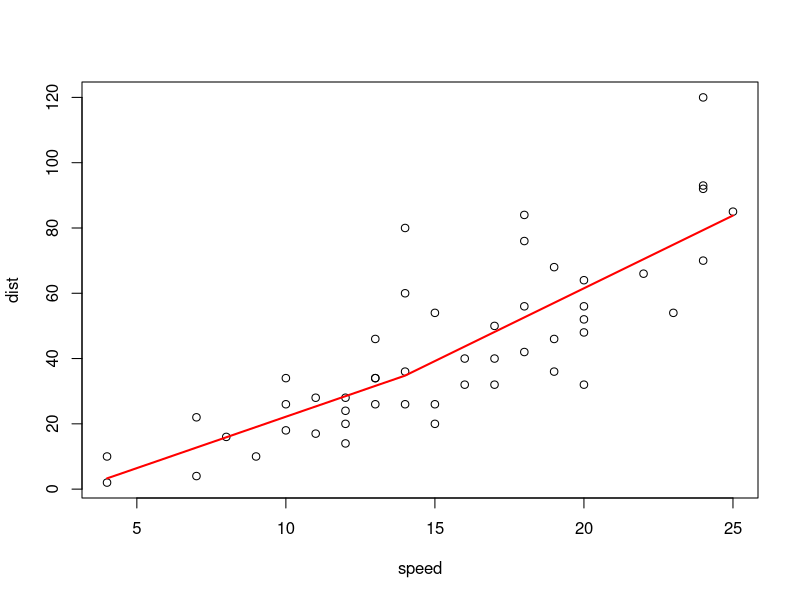
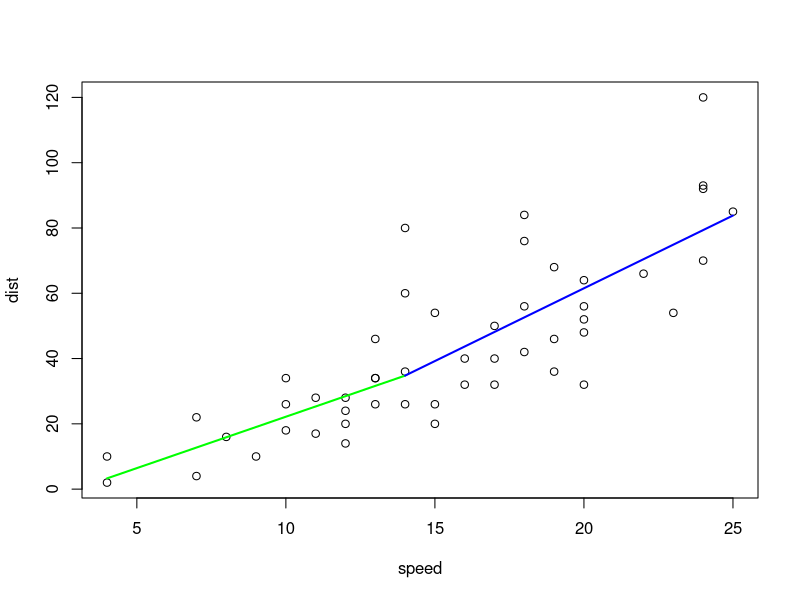
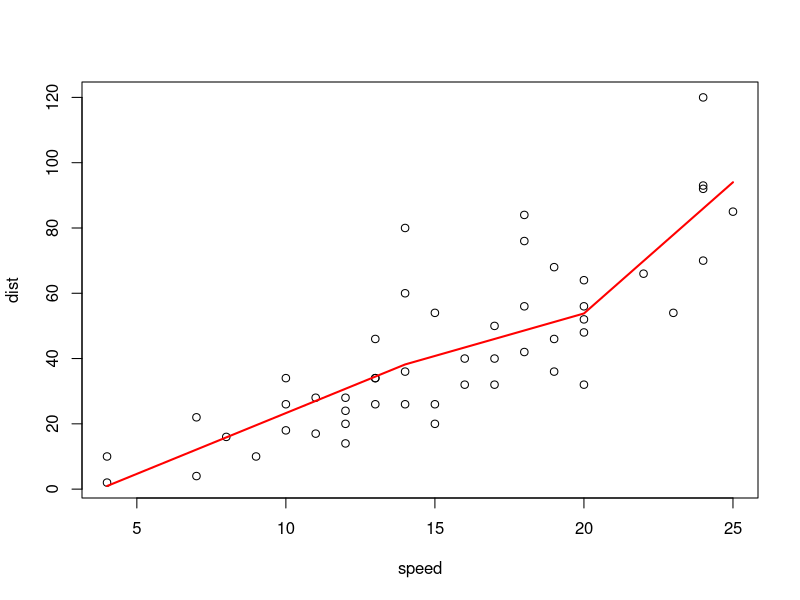
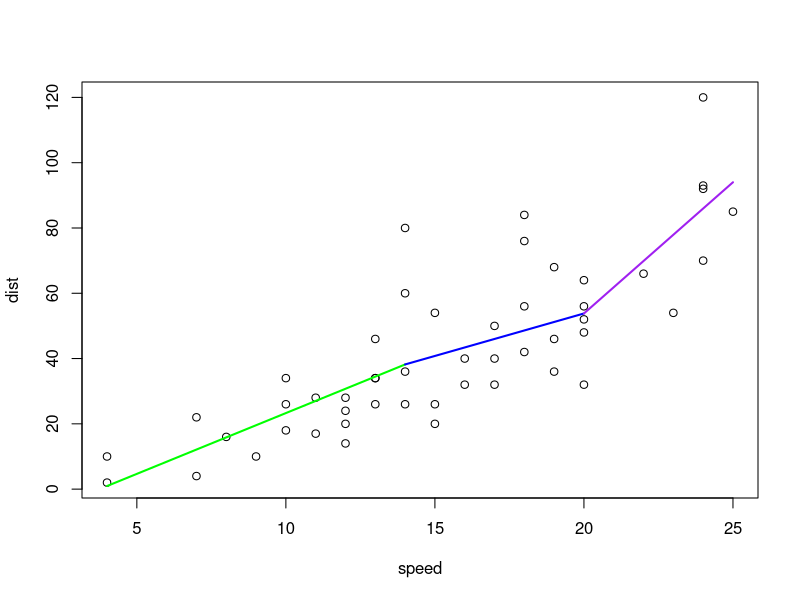
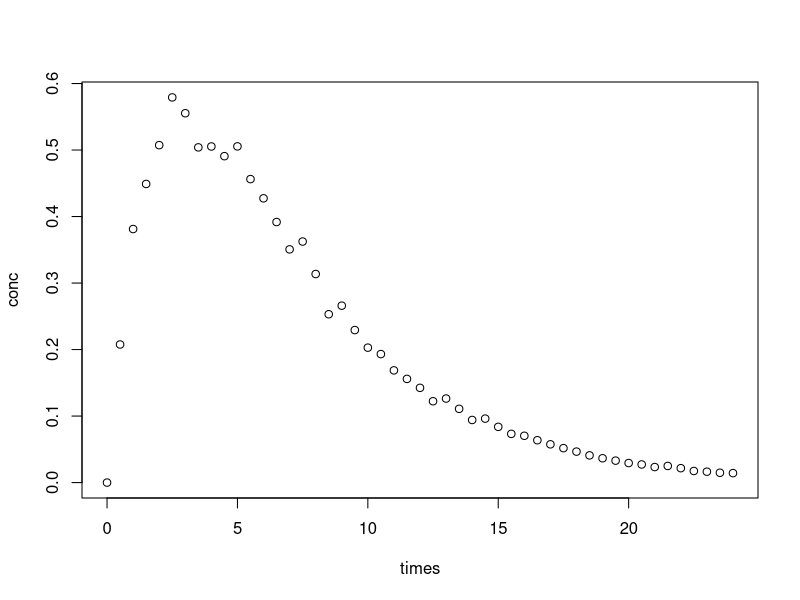
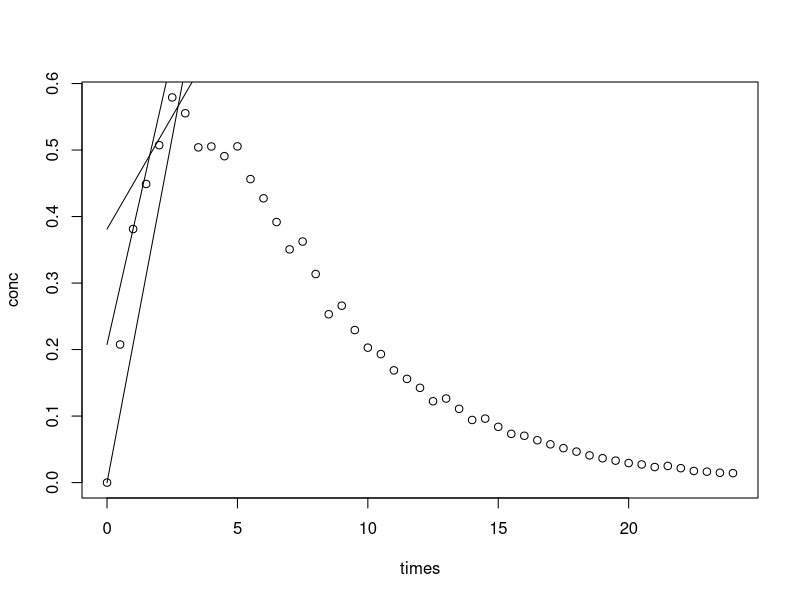
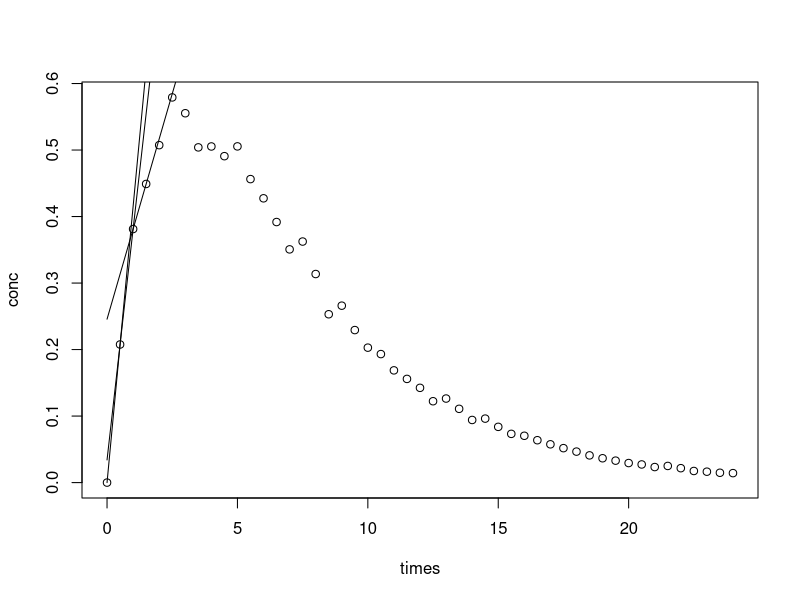
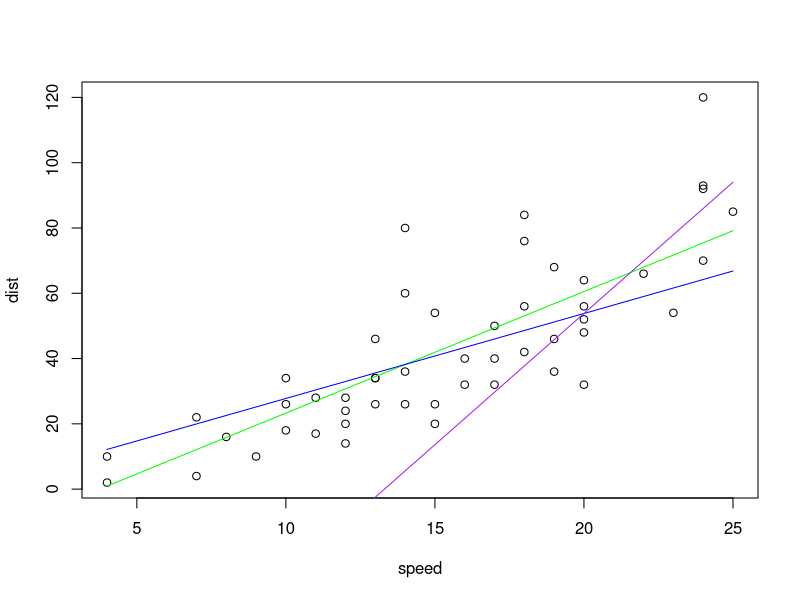

The R source for these figures, in order:
# Remove all current objects in the workspace
  rm(list = ls(all = TRUE))
  set.seed(123)

#  So, consider the following dataset, with the following spline regression,
  library(splines)
  K <- c(14)  # knots
  plot(cars)
  reg <- lm(dist ~ bs(speed, knots = c(K), degree = 1), data = cars)
  u <- seq(4, 25, by = 0.1)  # test model at these speeds
  B <- data.frame(speed = u)  # data.frame(speeds)
  Y <- predict(reg, newdata = B)  # predicted dist for the desired speeds
  lines(u, Y, lwd = 2, col = "red")

#  i.e. we have the following (nice) picture
#  But if we look at the output of the regression we get this
  summary(reg)

# Well we can replicate this
  plot(cars)
  u0 <- seq(0, 1, by = 0.01)  # splines run from 0 -> 1 (with the resolution of the curve dictated by how many points you ask for)
  v1 <- reg$coefficients[2]*u0 + reg$coefficients[1]  # here we calculate y = mx + c m = coefficient 2, c = coefficient 1
  x1 <- seq(min(cars$speed), K[1], length = length(u0))  # create times for plotting from first time: min(time), to the first knot: K[1]
  lines(x1, v1, col = "green", lwd = 2)  # draw the line
  u0 <- seq(0, 1, by = 0.01)  # set up the second section of spline
  v2 <- (reg$coefficients[3] - reg$coefficients[2])*u0 +
    reg$coefficients[1] +
    reg$coefficients[2]  # here we calculate m (as coefficient 3 - coefficient 2) and c (coefficient 1 + coefficient 2)
  x2 <- seq(K[1], max(cars$speed), length = length(u0))  # create times for plotting from the first knot: K[1], to the final time  first time: max(time)
  lines(x2, v2, col = "blue", lwd = 2)  # draw the second line

# But what about when things get more complex? Let's say with two knots!
  K <- c(14, 20)  # knots
  plot(cars)
  reg <- lm(dist ~ bs(speed, knots = c(K), degree = 1), data = cars)
  u <- seq(4, 25, by = 0.1)  # test model at these speeds
  B <- data.frame(speed = u)  # data.frame(speeds)
  Y <- predict(reg, newdata = B)  # predicted dist for the desired speeds
  lines(u, Y, lwd = 2, col = "red")

# This can be replicated as well!
  plot(cars)
### this part is all the same as with the one knot
  u0 <- seq(0, 1, by = 0.01)
  v1 <- reg$coefficients[2]*u0 + reg$coefficients[1]
  x1 <- seq(min(cars$speed), K[1], length = length(u0))
  lines(x1, v1, col = "green", lwd = 2)
  v2 <- (reg$coefficients[3] - reg$coefficients[2])*u0 +
    reg$coefficients[1] +
    reg$coefficients[2]
  x2 <- seq(K[1], K[2], length = length(u0))  # except here we calculate times from the first knot to the second knot!
  lines(x2, v2, col = "blue", lwd = 2)
### this part is all the same as with the one knot
# then we need to calculate for the extra bit of linear regression we did!
  v3 <- (reg$coefficients[4] - reg$coefficients[3])*u0 +
    reg$coefficients[1] +
    reg$coefficients[3]
  x3 <- seq(K[2], max(cars$speed), length = length(u0))
  lines(x3, v3, col = "purple", lwd = 2)

# Therefore the output of summary(model) is:
# coefficient 1 <- intercept
# coefficient 2 <- slope 1
# coefficient 3 <- slope 2
# ... coefficient x <- slope x

# For the first linear spline:
# m = coefficient 2
# c = coefficient 1
# For the nth linear spline:
# m = coefficient n+1 - coefficient n
# c = coefficient 1 + coefficient n

# Therefore we can use a function to extract this information!
  interpLinearLoop <- function(x, y, K) {
  # function to provide slope and intercept parameters for a linear interpolation
    require(splines)
    mod <- lm(y ~ bs(x, knots = c(K), degree = 1))  # fit linear spline
    p <- unname(mod$coefficients)  # create object for model coefficients
    m <- c(NULL)  # create placeholder vectors to store values in later
    b <- c(NULL)  # use b instead of c to represent intercept
    for (i in 1:(length(K)+1)) {  # for all the required knots
      if (i == 1) {
        m <- c(m, p[2])
        b <- c(b, p[1])
      } else {
        m <- c(m, p[i+1] - p[i])
        b <- c(b, p[1] + p[i])
      }
    }
    data.frame(
      K = paste(c(min(x), K), c(K, max(x)), sep = "-"),
      m = m,
      c = b
    )
  }
  interpLinearLoop(cars$speed, cars$dist, c(14, 20))

# Can also be done without for loops! # This is the faster function, so use this one
  interpLinearOld <- function(x, y, K) {
  # function to provide slope and intercept parameters for a linear interpolation
    require(splines)
    mod <- lm(y ~ bs(x, knots = c(K), degree = 1))  # fit linear spline
    p <- unname(mod$coefficients)  # create object for model coefficients
    p1 <- tail(p, length(K))
    p2 <- head(p[-1], length(K))
    data.frame(
      K = paste(c(min(x), K), c(K, max(x)), sep = "-"),
      m = c(p[2], p1 - p2),
      c = c(p[1], p[1] + p2)
    )
  }
  interpLinearOld(cars$speed, cars$dist, c(14, 20))


# how about something that looks like concentrations
  CL <- 10	# Clearance, 10 L/h
  V <- 50	# Volume of concribution, 50 L
  KA <- 0.5	# Absorption rate constant, h^-1
  ERR <- 0.05	# Standard deviation of error
  dose <- 50	# mg
  times <- seq(from = 0,to = 24,by = 0.5)	# Time sequence for simulating concentrations
  conc <- dose*KA/(V*(KA-(CL/V)))*(exp(-CL/V*times)-exp(-KA*times))*(1+rnorm(n = length(times),mean = 0,sd = ERR))
  plot(conc ~ times)
  knots <- tail(head(times, -1), -1)  # the knots mustn't include the final or start time!

  out <- interpLinearOld(times, conc, knots)

# These values are not linear interpolation values, but in fact linear splines still
# To convert them to linear slopes more needs to be done!
  y1 <- out$m[1]*times + out$c[1]
  y2 <- out$m[2]*times + out$c[2]
  y3 <- out$m[3]*times + out$c[3]
  plot(conc ~ times)
  lines(y1 ~ times)
  lines(y2 ~ times)
  lines(y3 ~ times)

# The slopes are correct if the difference between each knot is equal to 1
# But in reality this is not true at all, and could be 0.5, or 10 etc.
# So you must divide the spline slopes by the difference between independent variable
# for time as an independent variable this includes 0 and the final time, which we removed when specifying knots
  out$m2 <- out$m/diff(times)

# The intercept is correct if you start at time = 0 each time, but you aren't
# you start at the end of the previous line, so must draw the slope back to zero
# So we subract the slope multplied by how much time has passed from the concentration
  out$c2 <- out$c - head(times, -1)*out$m2

# Now we are good
  fixed1 <- out$m2[1]*times + out$c2[1]
  fixed2 <- out$m2[2]*times + out$c2[2]
  fixed3 <- out$m2[3]*times + out$c2[3]
  plot(conc ~ times)
  lines(fixed1 ~ times)
  lines(fixed2 ~ times)
  lines(fixed3 ~ times)

# Last function
  interpLinearNew <- function(x, y, K) {
  # function to provide slope and intercept parameters for a linear interpolation
    require(splines)
    mod <- lm(y ~ bs(x, knots = c(K), degree = 1))  # fit linear spline
    p <- unname(mod$coefficients)  # create object for model coefficients
    p1 <- tail(p, length(K))
    p2 <- head(p[-1], length(K))
    all.K <- c(head(x, 1), K, tail(x, 1))
    m <- c(p[2], p1 - p2)/diff(all.K)
    data.frame(
      K = paste(c(min(x), K), c(K, max(x)), sep = "-"),
      m = m,
      c = c(p[1], p[1] + p2) - head(all.K, -1)*m
    )
  }
  out2 <- interpLinearNew(cars$speed, cars$dist, c(14, 20))

  fixed1 <- out2$m[1]*cars$speed + out2$c[1]
  fixed2 <- out2$m[2]*cars$speed + out2$c[2]
  fixed3 <- out2$m[3]*cars$speed + out2$c[3]
  with(cars, plot(dist ~ speed))
  with(cars, lines(fixed1 ~ speed, col = "green"))
  with(cars, lines(fixed2 ~ speed, col = "blue"))
  with(cars, lines(fixed3 ~ speed, col = "purple"))
  
